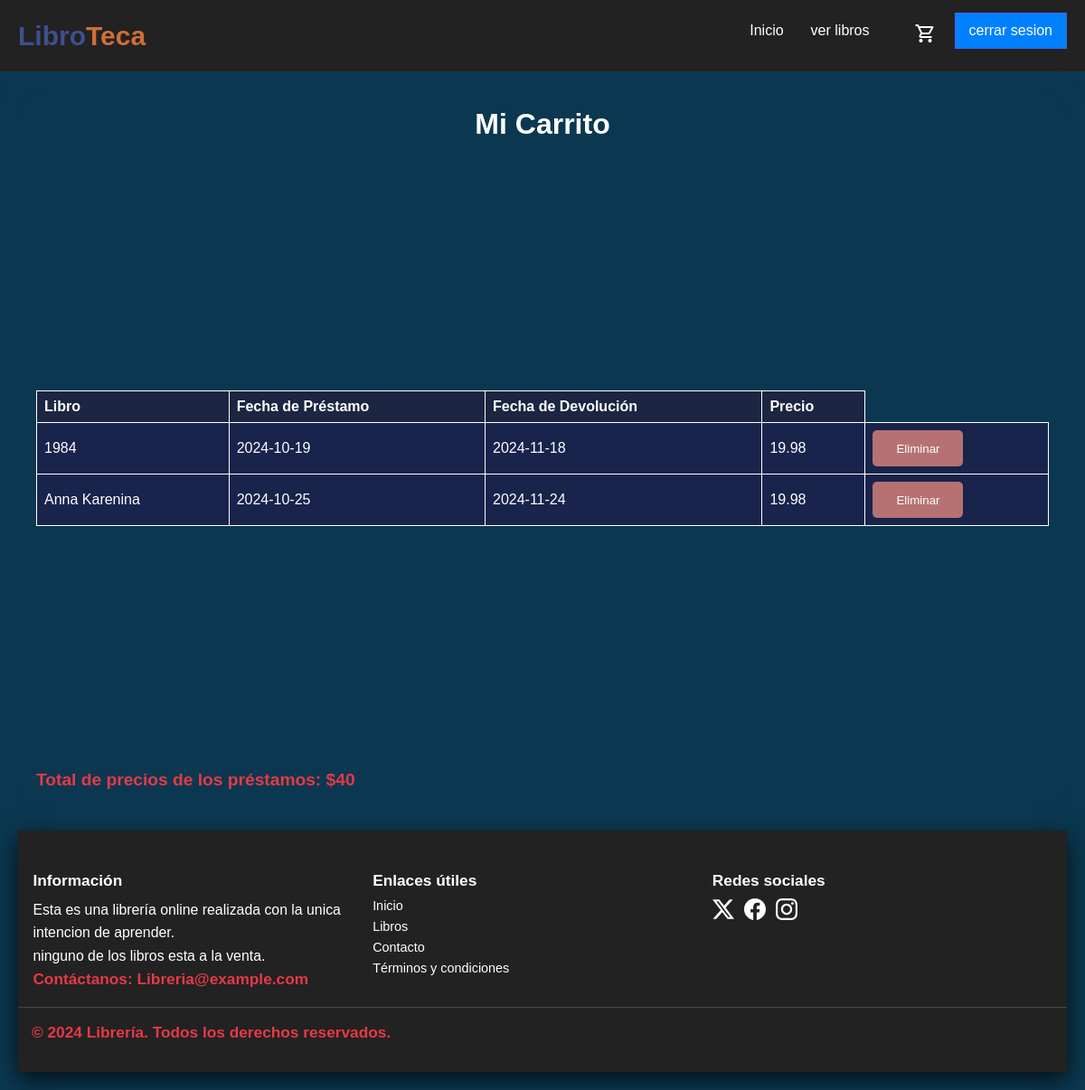
Screenshot of /mis-prestamos (signed in) with the database file from the repository.
### models/controladordatabase.py (models this page shows, shortened)
class Prestamo(db.Model):
    __tablename__ = 'Prestamo'
    id = db.Column(db.Integer, primary_key=True)
    id_libro = db.Column(db.Integer, db.ForeignKey('Libros.id'), nullable=False)
    id_usuario = db.Column(db.Integer, db.ForeignKey('Usuario.id'), nullable=False)
    fecha_prestamo = db.Column(db.Text, nullable=False, default=date.today)
    fecha_devolucion = db.Column(db.Text, nullable=True)
    precio_final = db.Column(db.Float, nullable=False)

class Libros(db.Model):
    __tablename__ = 'Libros'
    id = db.Column(db.Integer, primary_key=True)
    titulo = db.Column(db.String(100), nullable=False)
    descripcion = db.Column(db.Text, nullable=True)
    fecha_emision = db.Column(db.Text, nullable=False, default=date.today)
    stock = db.Column(db.Integer, nullable=False)
    precio = db.Column(db.Float, nullable=False)
    precio_alquiler = db.Column(db.Float, nullable=True)
    img = db.Column(db.String(200), nullable=True, default="sinimagen.jpg")
    id_autor = db.Column(db.Integer, db.ForeignKey('Autores.id'), nullable=False)
    id_genero = db.Column(db.Integer, db.ForeignKey('Generos.id'), nullable=False)
    id_editorial = db.Column(db.Integer, db.ForeignKey('Editorial.id'), nullable=True)
    isbn = db.Column(db.String(13), unique=True, nullable=True)
    idioma = db.Column(db.String(50), nullable=True)
    edicion = db.Column(db.String(50), nullable=True)
    paginas = db.Column(db.Integer, nullable=True)
    fecha_publicacion = db.Column(db.Text, nullable=True,  default=date.today)
    formato = db.Column(db.Enum('Tapa dura', 'Tapa blanda', 'eBook', 'Audiolibro', 'Otro'), nullable=True)
    calificacion_promedio = db.Column(db.Float, nullable=True, default=0.0)
    prestamos = db.relationship('Prestamo', backref='libro', lazy=True)
    comentarios = db.relationship('Comentario', backref='libro', lazy=True)

### routes/prestamo.py (the view)
@prestamos.route('/mis-prestamos')
@login_required
def listar_prestamos():
    usuario_id = Usuario.query.filter_by(nombre=session['nombre']).first().id
    prestamos = db.session.query(Prestamo, Libros).join(Libros, Prestamo.id_libro == Libros.id).filter(Prestamo.id_usuario == usuario_id).all()
    total_precios = round(sum([prestamo.precio_final for prestamo, _ in prestamos]))
    return render_template('prestamos/listar.html', prestamos=prestamos, total_precios=total_precios)

### routes/login.py (called while the page is built)
def login_required(f):
    @wraps(f)
    def decorated_function(*args, **kwargs):
        if "nombre" not in session:
            flash("Por favor, inicia sesión para acceder a esta página.")
            return redirect(url_for('user.index_login'))
        return f(*args, **kwargs)
    return decorated_function

### templates/prestamos/listar.html (shortened to what this page needs)
{% extends 'layout.html' %}
{% block content %}<body>
    <main id="main" class="flexbox-col">
    <h1>Mi Carrito</h1>
    <table>
        <thead>
            <tr>
                <th>Libro</th>
                <th>Fecha de Préstamo</th>
                <th>Fecha de Devolución</th>
                <th>Precio</th>
            </tr>
        </thead>
        <tbody>
            {% for prestamo, libro in prestamos %}
            <tr>
                <td data-label="Libro">{{ prestamo.libro.titulo }}</td>
                <td data-label="Fecha Prestamo">{{ prestamo.fecha_prestamo }}</td>
                <td data-label="Fecha Devolucion">{{ prestamo.fecha_devolucion if prestamo.fecha_devolucion else 'Pendiente' }}</td>
                <td data-label="Precio">{{ prestamo.precio_final }}</td>
                <td><form action="{{ url_for('prestamos.eliminar_prestamo', id=prestamo.id) }}" method="post" style="display:inline;">
                    <button style="width: 100px; height: 40px; background-color: rgb(182, 114, 114);" type="submit" onclick="return confirm('¿Estás seguro de que deseas eliminar este préstamo?');">Eliminar</button>
                </form></td>
            </tr>
            {% endfor %}
        </tbody>
    </table>
    <p><strong style="color: #e63946;">Total de precios de los préstamos: ${{ total_precios }}</strong></p>
    </main>
    {% endblock %}

### static/css/tabla.css (style rules this page uses)
table { margin: 0 0 0 0; width: 100%; border-collapse: collapse; }
th, td { border: 1px solid #ffffff; padding: 8px; text-align: left; color: #ffffff; background-color: #18244b; }
th { background-color: var(--color-azul-marino); }
h1 { font-size: 2rem; color: #fff; }

### static/css/navbar.css (style rules this page uses)
* { box-sizing: border-box; padding: 0; margin: 0; }
#main { background-color: rgb(54, 54, 54); min-height: 100vh; }
body { font-family: sans-serif; font-size: 16px; }

### static/css/login.css (style rules this page uses)
:root { --color-azul: #0b3850; --color-azul-marino: #1C2541; --color-gris-claro: #E0E0E0; --color-blanco: #FFFFFF; --color-gris-oscuro: #333333; --color-naranja: #F4A261; --color-naranja-oscuro: #cf6f37; --primary: 237, 94%, 81%; --background: 266, 16%, 92%; --background-secondary: 256, 12%, 12%; --background-secondary-dark: 256, 10%, 10%; --background-secondary-light: 257, 11%, 16%; --text-primary: 0, 0%, 0%; --black: 0, 0%, 0%; --white: 0, 0%, 100%; --quite-gray: 0, 0%, 50%; --grooble: 10, 28%, 93%; --heading-large: 5.6rem; --heading-medium: 3.6rem; --heading-small: 2.4rem; --paragraph: 1.11rem; --navbar-buttons: 2.4rem; --transition-main: .175, .685, .32; --font-main: "Poppins"; }

### static/css/detalles.css (style rules this page uses)
* { margin: 0; padding: 0; box-sizing: border-box; }
body { background-color: var(--color-azul); }
main#main { display: flex; flex-direction: column; align-items: center; padding: 20px; gap: 20px; max-width: 1350px; margin: 0 auto; background-color: var(--color-azul); }
main#main h1 { font-size: 2em; margin-bottom: 10px; color: #ffffff; text-align: center; }
main#main p { font-size: 1.1em; color: #ffffff; line-height: 1.6; text-align: left; width: 100%; }
main#main p strong { color: #0080ff; margin-right: 5px; }
main#main p:last-child { font-size: 1.2em; font-weight: bold; color: #e63946; }
#main { display: flex; justify-content: space-between; align-items: flex-start; background-color: var(--color-azul-marino); width: 100%; border-radius: 30px; padding: 20px; gap: 20px; }
button { background-color: #4c00ff; border: none; padding: 10px 20px; border-radius: 10px; cursor: pointer; color: white; }

### static/css/carousel.css (style rules this page uses)
form { margin-top: 20px; display: flex; flex-direction: column; gap: 10px; }
button { background-color: #28a745; color: white; padding: 10px 15px; border: none; border-radius: 5px; cursor: pointer; }

### rows the page displays
Prestamo: libro.titulo "1984", fecha_prestamo "2024-10-19", fecha_devolucion "2024-11-18", precio_final "19.98"
Prestamo: libro.titulo "Anna Karenina", fecha_prestamo "2024-10-25", fecha_devolucion "2024-11-24", precio_final "19.98"

### other values shown
{{ total_precios }} "40"
